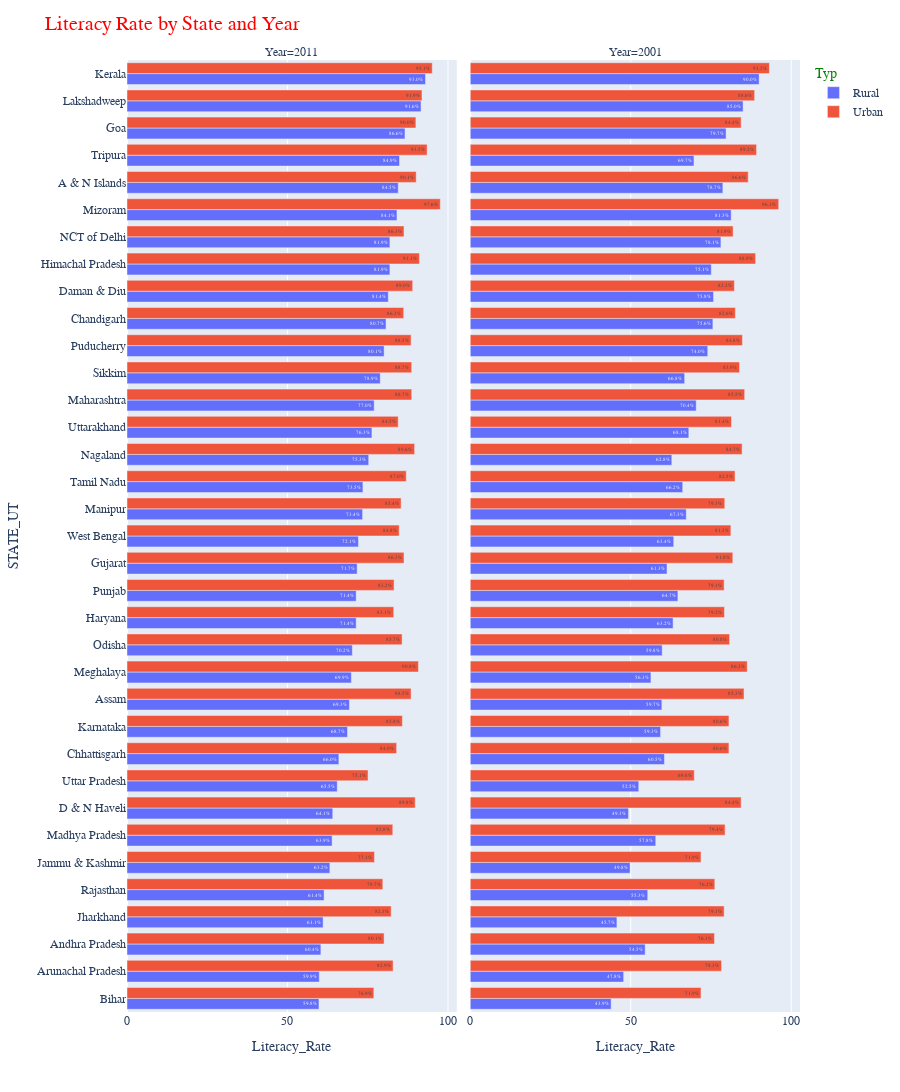

The notebook cell saved with this chart:
### Markdown cell above
### AVG LITERACY RATE BY STATE

### Code cell
q1=df2[(df2['Typ']!='Total')&(df2['STATE_UT']!='INDIA')].groupby(['STATE_UT','Year','Typ']).agg({"Literacy_Rate":"mean"}).reset_index().sort_values(by=['Year','Literacy_Rate'],ascending=[False,True])
q1['Literacy_Rate_lab']=q1['Literacy_Rate'].apply(lambda x: "{:.1%}".format(x/100))
fig=px.bar(q1,x='Literacy_Rate',y='STATE_UT',orientation='h',facet_col='Year',barmode='group',color='Typ',hover_data=q1.columns,text='Literacy_Rate_lab',height=2000)
fig.update_layout({"showlegend":True,"title":"Literacy Rate by State and Year","title_font_size":20,"font_family":"Courier New","title_font_color":"red","legend_title_font_color":"green"})
fig.write_image(format='png',file='Literacy Rate by State.png',validate=True)
fig.show()

### Figure 1 — Plotly figure (JSON) as saved in the notebook; plotly's stock layout.template omitted (floating-point values rounded to 4 significant figures)
{"data": [{"alignmentgroup": "True", "customdata": [["2011", "Rural", "59.8%"], ["2011", "Rural", "59.9%"], ["2011", "Rural", "60.4%"], ["2011", "Rural", "61.1%"], ["2011", "Rural", "61.4%"], ["2011", "Rural", "63.2%"], ["2011", "Rural", "63.9%"], ["2011", "Rural", "64.1%"], ["2011", "Rural", "65.5%"], ["2011", "Rural", "66.0%"], ["2011", "Rural", "68.7%"], ["2011", "Rural", "69.3%"], ["2011", "Rural", "69.9%"], ["2011", "Rural", "70.2%"], ["2011", "Rural", "71.4%"], ["2011", "Rural", "71.4%"], ["2011", "Rural", "71.7%"], ["2011", "Rural", "72.1%"], ["2011", "Rural", "73.4%"], ["2011", "Rural", "73.5%"], ["2011", "Rural", "75.3%"], ["2011", "Rural", "76.3%"], ["2011", "Rural", "77.0%"], ["2011", "Rural", "78.9%"], ["2011", "Rural", "80.1%"], ["2011", "Rural", "80.7%"], ["2011", "Rural", "81.4%"], ["2011", "Rural", "81.9%"], ["2011", "Rural", "81.9%"], ["2011", "Rural", "84.1%"], ["2011", "Rural", "84.5%"], ["2011", "Rural", "84.9%"], ["2011", "Rural", "86.6%"], ["2011", "Rural", "91.6%"], ["2011", "Rural", "93.0%"]], "hovertemplate": "Typ=%{customdata[1]}<br>Year=%{customdata[0]}<br>Literacy_Rate=%{x}<br>STATE_UT=%{y}<br>Literacy_Rate_lab=%{customdata[2]}<extra></extra>", "legendgroup": "Rural", "marker": {"color": "#636efa", "pattern": {"shape": ""}}, "name": "Rural", "offsetgroup": "Rural", "orientation": "h", "showlegend": true, "text": ["59.8%", "59.9%", "60.4%", "61.1%", "61.4%", "63.2%", "63.9%", "64.1%", "65.5%", "66.0%", "68.7%", "69.3%", "69.9%", "70.2%", "71.4%", "71.4%", "71.7%", "72.1%", "73.4%", "73.5%", "75.3%", "76.3%", "77.0%", "78.9%", "80.1%", "80.7%", "81.4%", "81.9%", "81.9%", "84.1%", "84.5%", "84.9%", "86.6%", "91.6%", "93.0%"], "textposition": "auto", "type": "bar", "x": [59.8, 59.9, 60.4, 61.1, 61.4, 63.2, 63.9, 64.1, 65.5, 66, 68.7, 69.3, 69.9, 70.2, 71.4, 71.4, 71.7, 72.1, 73.4, 73.5, 75.3, 76.3, 77, 78.9, 80.1, 80.7, 81.4, 81.9, 81.9, 84.1, 84.5, 84.9, 86.6, 91.6, 93], "xaxis": "x", "y": ["Bihar", "Arunachal Pradesh", "Andhra Pradesh", "Jharkhand", "Rajasthan", "Jammu & Kashmir", "Madhya Pradesh", "D & N Haveli", "Uttar Pradesh", "Chhattisgarh", "Karnataka", "Assam", "Meghalaya", "Odisha", "Haryana", "Punjab", "Gujarat", "West Bengal", "Manipur", "Tamil Nadu", "Nagaland", "Uttarakhand", "Maharashtra", "Sikkim", "Puducherry", "Chandigarh", "Daman & Diu", "Himachal Pradesh", "NCT of Delhi", "Mizoram", "A & N Islands", "Tripura", "Goa", "Lakshadweep", "Kerala"], "yaxis": "y"}, {"alignmentgroup": "True", "customdata": [["2001", "Rural", "43.9%"], ["2001", "Rural", "45.7%"], ["2001", "Rural", "47.8%"], ["2001", "Rural", "49.3%"], ["2001", "Rural", "49.8%"], ["2001", "Rural", "52.5%"], ["2001", "Rural", "54.5%"], ["2001", "Rural", "55.3%"], ["2001", "Rural", "56.3%"], ["2001", "Rural", "57.8%"], ["2001", "Rural", "59.3%"], ["2001", "Rural", "59.7%"], ["2001", "Rural", "59.8%"], ["2001", "Rural", "60.5%"], ["2001", "Rural", "61.3%"], ["2001", "Rural", "62.8%"], ["2001", "Rural", "63.2%"], ["2001", "Rural", "63.4%"], ["2001", "Rural", "64.7%"], ["2001", "Rural", "66.2%"], ["2001", "Rural", "66.8%"], ["2001", "Rural", "67.3%"], ["2001", "Rural", "68.1%"], ["2001", "Rural", "69.7%"], ["2001", "Rural", "70.4%"], ["2001", "Rural", "74.0%"], ["2001", "Rural", "75.1%"], ["2001", "Rural", "75.6%"], ["2001", "Rural", "75.8%"], ["2001", "Rural", "78.1%"], ["2001", "Rural", "78.7%"], ["2001", "Rural", "79.7%"], ["2001", "Rural", "81.3%"], ["2001", "Rural", "85.0%"], ["2001", "Rural", "90.0%"]], "hovertemplate": "Typ=%{customdata[1]}<br>Year=%{customdata[0]}<br>Literacy_Rate=%{x}<br>STATE_UT=%{y}<br>Literacy_Rate_lab=%{customdata[2]}<extra></extra>", "legendgroup": "Rural", "marker": {"color": "#636efa", "pattern": {"shape": ""}}, "name": "Rural", "offsetgroup": "Rural", "orientation": "h", "showlegend": false, "text": ["43.9%", "45.7%", "47.8%", "49.3%", "49.8%", "52.5%", "54.5%", "55.3%", "56.3%", "57.8%", "59.3%", "59.7%", "59.8%", "60.5%", "61.3%", "62.8%", "63.2%", "63.4%", "64.7%", "66.2%", "66.8%", "67.3%", "68.1%", "69.7%", "70.4%", "74.0%", "75.1%", "75.6%", "75.8%", "78.1%", "78.7%", "79.7%", "81.3%", "85.0%", "90.0%"], "textposition": "auto", "type": "bar", "x": [43.9, 45.7, 47.8, 49.3, 49.8, 52.5, 54.5, 55.3, 56.3, 57.8, 59.3, 59.7, 59.8, 60.5, 61.3, 62.8, 63.2, 63.4, 64.7, 66.2, 66.8, 67.3, 68.1, 69.7, 70.4, 74, 75.1, 75.6, 75.8, 78.1, 78.7, 79.7, 81.3, 85, 90], "xaxis": "x2", "y": ["Bihar", "Jharkhand", "Arunachal Pradesh", "D & N Haveli", "Jammu & Kashmir", "Uttar Pradesh", "Andhra Pradesh", "Rajasthan", "Meghalaya", "Madhya Pradesh", "Karnataka", "Assam", "Odisha", "Chhattisgarh", "Gujarat", "Nagaland", "Haryana", "West Bengal", "Punjab", "Tamil Nadu", "Sikkim", "Manipur", "Uttarakhand", "Tripura", "Maharashtra", "Puducherry", "Himachal Pradesh", "Chandigarh", "Daman & Diu", "NCT of Delhi", "A & N Islands", "Goa", "Mizoram", "Lakshadweep", "Kerala"], "yaxis": "y2"}, {"alignmentgroup": "True", "customdata": [["2011", "Urban", "75.1%"], ["2011", "Urban", "76.9%"], ["2011", "Urban", "77.1%"], ["2011", "Urban", "79.7%"], ["2011", "Urban", "80.1%"], ["2011", "Urban", "82.3%"], ["2011", "Urban", "82.8%"], ["2011", "Urban", "82.9%"], ["2011", "Urban", "83.1%"], ["2011", "Urban", "83.2%"], ["2011", "Urban", "84.0%"], ["2011", "Urban", "84.5%"], ["2011", "Urban", "84.8%"], ["2011", "Urban", "85.4%"], ["2011", "Urban", "85.7%"], ["2011", "Urban", "85.8%"], ["2011", "Urban", "86.2%"], ["2011", "Urban", "86.3%"], ["2011", "Urban", "86.3%"], ["2011", "Urban", "87.0%"], ["2011", "Urban", "88.5%"], ["2011", "Urban", "88.5%"], ["2011", "Urban", "88.7%"], ["2011", "Urban", "88.7%"], ["2011", "Urban", "89.0%"], ["2011", "Urban", "89.6%"], ["2011", "Urban", "89.8%"], ["2011", "Urban", "90.0%"], ["2011", "Urban", "90.1%"], ["2011", "Urban", "90.8%"], ["2011", "Urban", "91.1%"], ["2011", "Urban", "91.9%"], ["2011", "Urban", "93.5%"], ["2011", "Urban", "95.1%"], ["2011", "Urban", "97.6%"]], "hovertemplate": "Typ=%{customdata[1]}<br>Year=%{customdata[0]}<br>Literacy_Rate=%{x}<br>STATE_UT=%{y}<br>Literacy_Rate_lab=%{customdata[2]}<extra></extra>", "legendgroup": "Urban", "marker": {"color": "#EF553B", "pattern": {"shape": ""}}, "name": "Urban", "offsetgroup": "Urban", "orientation": "h", "showlegend": true, "text": ["75.1%", "76.9%", "77.1%", "79.7%", "80.1%", "82.3%", "82.8%", "82.9%", "83.1%", "83.2%", "84.0%", "84.5%", "84.8%", "85.4%", "85.7%", "85.8%", "86.2%", "86.3%", "86.3%", "87.0%", "88.5%", "88.5%", "88.7%", "88.7%", "89.0%", "89.6%", "89.8%", "90.0%", "90.1%", "90.8%", "91.1%", "91.9%", "93.5%", "95.1%", "97.6%"], "textposition": "auto", "type": "bar", "x": [75.1, 76.9, 77.1, 79.7, 80.1, 82.3, 82.8, 82.9, 83.1, 83.2, 84, 84.5, 84.8, 85.4, 85.7, 85.8, 86.2, 86.3, 86.3, 87, 88.5, 88.5, 88.7, 88.7, 89, 89.6, 89.8, 90, 90.1, 90.8, 91.1, 91.9, 93.5, 95.1, 97.6], "xaxis": "x", "y": ["Uttar Pradesh", "Bihar", "Jammu & Kashmir", "Rajasthan", "Andhra Pradesh", "Jharkhand", "Madhya Pradesh", "Arunachal Pradesh", "Haryana", "Punjab", "Chhattisgarh", "Uttarakhand", "West Bengal", "Manipur", "Odisha", "Karnataka", "Chandigarh", "Gujarat", "NCT of Delhi", "Tamil Nadu", "Assam", "Puducherry", "Maharashtra", "Sikkim", "Daman & Diu", "Nagaland", "D & N Haveli", "Goa", "A & N Islands", "Meghalaya", "Himachal Pradesh", "Lakshadweep", "Tripura", "Kerala", "Mizoram"], "yaxis": "y"}, {"alignmentgroup": "True", "customdata": [["2001", "Urban", "69.8%"], ["2001", "Urban", "71.9%"], ["2001", "Urban", "71.9%"], ["2001", "Urban", "76.1%"], ["2001", "Urban", "76.2%"], ["2001", "Urban", "78.3%"], ["2001", "Urban", "79.1%"], ["2001", "Urban", "79.1%"], ["2001", "Urban", "79.2%"], ["2001", "Urban", "79.3%"], ["2001", "Urban", "79.4%"], ["2001", "Urban", "80.6%"], ["2001", "Urban", "80.6%"], ["2001", "Urban", "80.8%"], ["2001", "Urban", "81.2%"], ["2001", "Urban", "81.4%"], ["2001", "Urban", "81.8%"], ["2001", "Urban", "81.9%"], ["2001", "Urban", "82.3%"], ["2001", "Urban", "82.5%"], ["2001", "Urban", "82.6%"], ["2001", "Urban", "83.9%"], ["2001", "Urban", "84.4%"], ["2001", "Urban", "84.4%"], ["2001", "Urban", "84.7%"], ["2001", "Urban", "84.8%"], ["2001", "Urban", "85.3%"], ["2001", "Urban", "85.5%"], ["2001", "Urban", "86.3%"], ["2001", "Urban", "86.6%"], ["2001", "Urban", "88.6%"], ["2001", "Urban", "88.9%"], ["2001", "Urban", "89.2%"], ["2001", "Urban", "93.2%"], ["2001", "Urban", "96.1%"]], "hovertemplate": "Typ=%{customdata[1]}<br>Year=%{customdata[0]}<br>Literacy_Rate=%{x}<br>STATE_UT=%{y}<br>Literacy_Rate_lab=%{customdata[2]}<extra></extra>", "legendgroup": "Urban", "marker": {"color": "#EF553B", "pattern": {"shape": ""}}, "name": "Urban", "offsetgroup": "Urban", "orientation": "h", "showlegend": false, "text": ["69.8%", "71.9%", "71.9%", "76.1%", "76.2%", "78.3%", "79.1%", "79.1%", "79.2%", "79.3%", "79.4%", "80.6%", "80.6%", "80.8%", "81.2%", "81.4%", "81.8%", "81.9%", "82.3%", "82.5%", "82.6%", "83.9%", "84.4%", "84.4%", "84.7%", "84.8%", "85.3%", "85.5%", "86.3%", "86.6%", "88.6%", "88.9%", "89.2%", "93.2%", "96.1%"], "textposition": "auto", "type": "bar", "x": [69.8, 71.9, 71.9, 76.1, 76.2, 78.3, 79.1, 79.1, 79.2, 79.3, 79.4, 80.6, 80.6, 80.8, 81.2, 81.4, 81.8, 81.9, 82.3, 82.5, 82.6, 83.9, 84.4, 84.4, 84.7, 84.8, 85.3, 85.5, 86.3, 86.6, 88.6, 88.9, 89.2, 93.2, 96.1], "xaxis": "x2", "y": ["Uttar Pradesh", "Bihar", "Jammu & Kashmir", "Andhra Pradesh", "Rajasthan", "Arunachal Pradesh", "Jharkhand", "Punjab", "Haryana", "Manipur", "Madhya Pradesh", "Chhattisgarh", "Karnataka", "Odisha", "West Bengal", "Uttarakhand", "Gujarat", "NCT of Delhi", "Daman & Diu", "Tamil Nadu", "Chandigarh", "Sikkim", "D & N Haveli", "Goa", "Nagaland", "Puducherry", "Assam", "Maharashtra", "Meghalaya", "A & N Islands", "Lakshadweep", "Himachal Pradesh", "Tripura", "Kerala", "Mizoram"], "yaxis": "y2"}], "layout": {"annotations": [{"font": {}, "showarrow": false, "text": "Year=2011", "x": 0.245, "xanchor": "center", "xref": "paper", "y": 1, "yanchor": "bottom", "yref": "paper"}, {"font": {}, "showarrow": false, "text": "Year=2001", "x": 0.755, "xanchor": "center", "xref": "paper", "y": 1, "yanchor": "bottom", "yref": "paper"}], "barmode": "group", "font": {"family": "Courier New"}, "height": 2000, "legend": {"title": {"font": {"color": "green"}, "text": "Typ"}, "tracegroupgap": 0}, "margin": {"t": 60}, "showlegend": true, "title": {"font": {"color": "red", "size": 20}, "text": "Literacy Rate by State and Year"}, "xaxis": {"anchor": "y", "domain": [0, 0.49], "title": {"text": "Literacy_Rate"}}, "xaxis2": {"anchor": "y2", "domain": [0.51, 1], "matches": "x", "title": {"text": "Literacy_Rate"}}, "yaxis": {"anchor": "x", "domain": [0, 1], "title": {"text": "STATE_UT"}}, "yaxis2": {"anchor": "x2", "domain": [0, 1], "matches": "y", "showticklabels": false}}}
